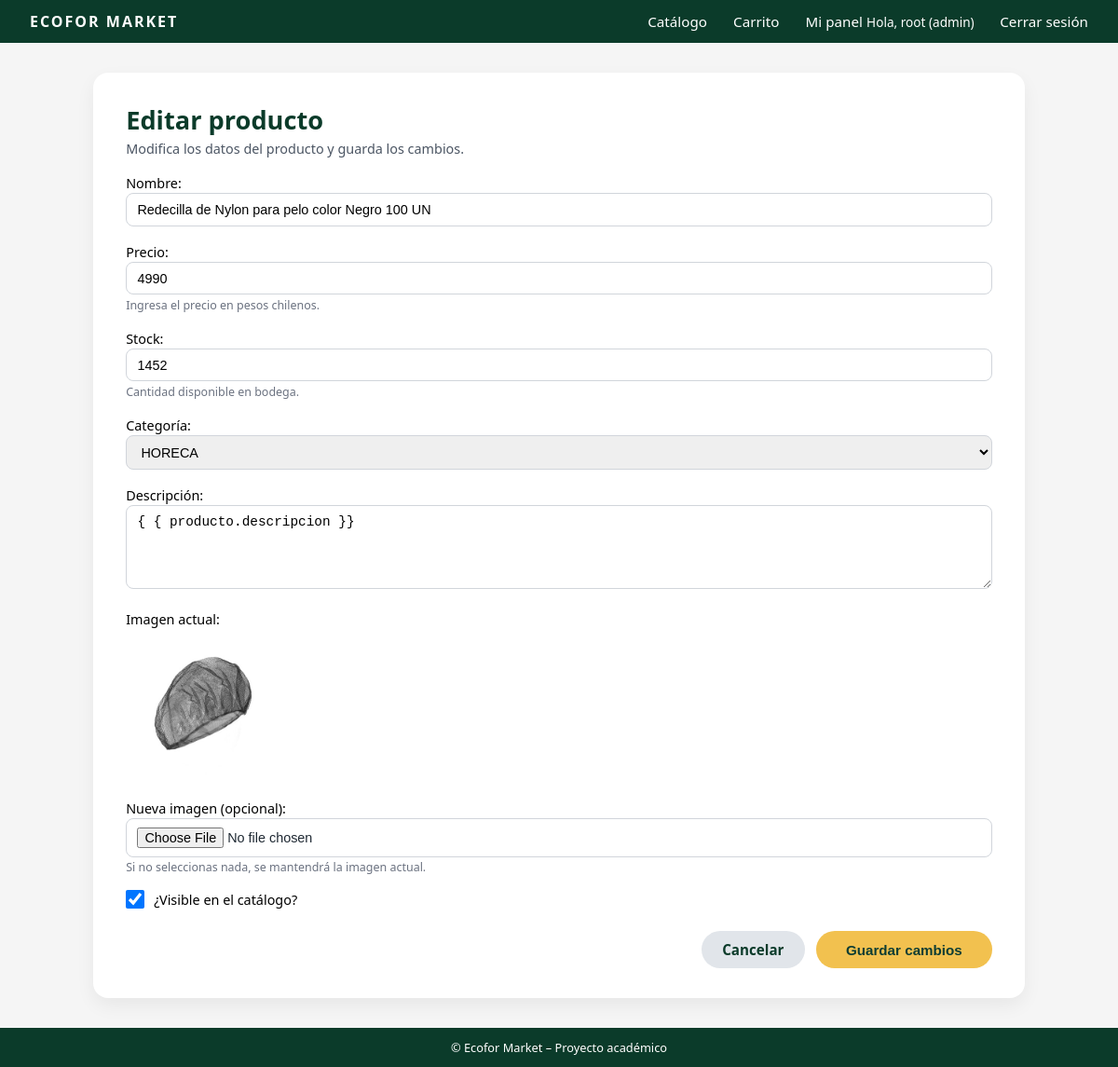
Page /productos/admin-editar/22/ (signed in) on the committed database.
### usuarios/models.py (models this page shows, shortened)
class Usuario(AbstractUser):
    TIPO_CLIENTE = [
        ("natural", "Persona Natural"),
        ("empresa", "Empresa"),
        ("admin", "Administrador"),
        ("atencion_cliente", "Atención al Cliente"),
    ]
    rut = models.CharField(max_length=12, unique=True, blank=True, null=True)
    tipo_cliente = models.CharField(
        max_length=20,
        choices=TIPO_CLIENTE,
        default="natural"
    )

### productos/models.py (models this page shows, shortened)
class Producto(models.Model):
    CATEGORIAS = [
        ("Papelería y Dispensadores", (
            ("higienicos", "Higiénicos"),
            ("toallas_papel", "Toallas de papel"),
            ("servilletas", "Servilletas"),
            ("panuelos", "Pañuelos"),
            ("panos", "Paños"),
            ("sabanillas", "Sabanillas"),
            ("dispensadores", "Dispensadores"),
        )),
        ("Artículos de Aseo", (
            ("contenedores", "Contenedores"),
            ("basureros", "Basureros"),
            ("articulos_limpieza", "Artículos de limpieza"),
            ("aseo", "Aseo"),
        )),
        ("Productos Químicos", (
            ("pisos", "Pisos"),
            ("limpiadores", "Limpiadores"),
            ("desodorante", "Desodorante Ambiental"),
            ("automotriz", "Automotriz"),
            ("lavanderia", "Lavandería"),
        )),
        ("Seguridad y Horeca", (
            ("epp", "Elementos de Protección Personal (EPP)"),
            ("horeca", "HORECA (Hoteles, Restaurantes, Cafeterías)"),
        )),
    ]
    nombre = models.CharField(max_length=100)
    descripcion = models.TextField(blank=True, verbose_name="Descripción")
    precio = models.PositiveIntegerField(verbose_name="Precio")
    stock = models.PositiveIntegerField(default=0)
    categoria = models.CharField(max_length=50, choices=CATEGORIAS, default="limpiadores")
    activo = models.BooleanField(default=True)
    descuento = models.IntegerField(default=0, verbose_name="Descuento (%)")
    imagen = models.ImageField(
        upload_to="productos/",
        blank=True,
        null=True,
        verbose_name="Imagen del producto"
    )
    creado = models.DateTimeField(auto_now_add=True)
    actualizado = models.DateTimeField(auto_now=True)
    class Meta:
        verbose_name = "Producto"
        verbose_name_plural = "Productos"
        ordering = ["-creado"]

### usuarios/decoradores.py (the view)
        def _wrapped_view(request, *args, **kwargs):
            user = request.user
            if not user.is_authenticated:
                return redirect("login")
            if user.is_superuser:
                return view_func(request, *args, **kwargs)
            if user.tipo_cliente not in roles_permitidos:
                raise PermissionDenied
            return view_func(request, *args, **kwargs)

### productos/forms.py
class ProductoForm(forms.ModelForm):
    class Meta:
        model = Producto
        fields = ['nombre', 'precio', 'stock', 'categoria', 'descripcion', 'imagen', 'activo']
        widgets = {
            'nombre': forms.TextInput(attrs={'class': 'form-input'}),
            'precio': forms.NumberInput(attrs={'class': 'form-input'}),
            'stock': forms.NumberInput(attrs={'class': 'form-input'}),
            'categoria': forms.Select(attrs={'class': 'form-select'}),
            'descripcion': forms.Textarea(attrs={'class': 'form-textarea', 'rows': 3}),
        }

### productos/views.py (called while the page is built)
@admin_required
def editar_producto(request, id):
    producto = get_object_or_404(Producto, id=id)
    if request.method == "POST":
        form = ProductoForm(request.POST, request.FILES, instance=producto)
        if form.is_valid():
            form.save()
            return redirect("listar_productos")
    else:
        form = ProductoForm(instance=producto)
    return render(request, "productos/editar.html", {"form": form, "producto": producto})

### usuarios/decoradores.py (called while the page is built)
def rol_requerido(roles_permitidos):
    def decorator(view_func):
        def _wrapped_view(request, *args, **kwargs):
            user = request.user
            if not user.is_authenticated:
                return redirect("login")
            if user.is_superuser:
                return view_func(request, *args, **kwargs)
            if user.tipo_cliente not in roles_permitidos:
                raise PermissionDenied
            return view_func(request, *args, **kwargs)
        return _wrapped_view
    return decorator

### productos/templates/productos/editar.html (shortened to what this page needs)
{% extends 'core/base.html' %}
{% block content %}
<div class="admin-page-container">
  <div class="admin-card form-card">
    <h1 class="admin-title">Editar producto</h1>
    <p class="admin-subtitle">
      Modifica los datos del producto y guarda los cambios.
    </p>
    <form method="POST" enctype="multipart/form-data">
      <div class="form-group">
        <label class="form-label-crear">Nombre:</label>
        <input type="text" name="nombre" value="{{ producto.nombre }}" required>
      </div>
      <div class="form-group">
        <label class="form-label-crear">Precio:</label>
        <input type="number" name="precio" step="0.01" value="{{ producto.precio }}" required>
        <small class="form-help">Ingresa el precio en pesos chilenos.</small>
      </div>
      <div class="form-group">
        <label class="form-label-crear">Stock:</label>
        <input type="number" name="stock" value="{{ producto.stock }}" required>
        <small class="form-help">Cantidad disponible en bodega.</small>
      </div>
      <div class="form-group">
        <label class="form-label-crear">Categoría:</label>
        <select name="categoria" required>
            <optgroup label="Seguridad y Horeca">
                <option value="horeca" {% if producto.categoria == 'horeca' %}selected{% endif %}>HORECA</option>
            </optgroup>
        </select>
      </div>
      <div class="form-group">
        <label class="form-label-crear">Descripción:</label>
        <textarea name="descripcion">{ { producto.descripcion }}</textarea>
      </div>
      {% if producto.imagen %}
      <div class="form-group">
        <label class="form-label-crear">Imagen actual:</label><br>
        <img src="{{ producto.imagen.url }}" alt="{{ producto.nombre }}" style="max-width: 160px; border-radius: 8px;">
      </div>
      {% endif %}
      <div class="form-group">
        <label class="form-label-crear">Nueva imagen (opcional):</label>
        <input type="file" name="imagen" accept="image/*">
        <small class="form-help">Si no seleccionas nada, se mantendrá la imagen actual.</small>
      </div>
      <div class="form-group" style="display: flex; align-items: center; gap: 10px; margin-top: 15px;">
        <input type="checkbox" name="activo" id="id_activo"
               {% if producto.activo %}checked{% endif %}
               style="width: 20px; height: 20px;">
        <label for="id_activo" class="form-label-crear" style="margin-bottom: 0;">¿Visible en el catálogo?</label>
      </div>
      <div class="form-actions">
        <a href="{% url 'listar_productos' %}" class="btn btn-secondary">Cancelar</a>
        <button type="submit" class="btn btn-primary">Guardar cambios</button>
      </div>
    </form>
  </div>
</div>
{% endblock %}

### core/templates/core/base.html (shortened to what this page needs)
{% load static %}
<!DOCTYPE html>
<html>
<head>
    <link rel="stylesheet" href="{% static 'core/css/styles.css' %}">
</head>
<body>
<div class="site-wrapper">
    <header>
        <nav class="navbar">
            <div class="navbar-logo">
                <a href="{% url 'home' %}">ECOFOR MARKET</a>
            </div>
            <div class="navbar-nav">
                <a href="{% url 'catalogo_productos' %}">Catálogo</a>
                {% if user.is_authenticated %}
                    <a href="{% url 'ver_carrito' %}">Carrito</a>
                    <a href="{% url 'dashboard' %}">Mi panel</a>
                    <span class="navbar-user">
                        Hola, {{ user.username }} ({{ user.tipo_cliente }})
                    </span>
                    <a href="{% url 'logout' %}">Cerrar sesión</a>
                {% else %}
                    <a href="{% url 'login' %}">Iniciar sesión</a>
                    <a href="{% url 'registrar' %}">Crear cuenta</a>
                {% endif %}
            </div>
        </nav>
    </header>
    <main>
        {% block content %}{% endblock %}
    </main>
    <footer class="footer">
        © {{ now|date:"Y" }} Ecofor Market – Proyecto académico
    </footer>
</div>
</body>
</html>

### staticfiles/core/css/styles.css (style rules this page uses)
* { margin: 0; padding: 0; box-sizing: border-box; }
body { font-family: system-ui, -apple-system, BlinkMacSystemFont, "Segoe UI", sans-serif; background-color: #f5f5f5; color: #1f2933; }
.site-wrapper { min-height: 100vh; display: flex; flex-direction: column; }
main { flex: 1; }
.navbar { background-color: #0b3b2a; color: #ffffff; padding: 0.75rem 2rem; display: flex; align-items: center; justify-content: space-between; }
.navbar-logo { font-weight: 700; letter-spacing: 2px; }
.navbar-nav a { color: #ffffff; text-decoration: none; margin-left: 1.5rem; font-size: 0.95rem; }
.navbar-user { font-size: 0.85rem; }
.navbar-logo a { text-decoration: none; color: inherit; font-weight: bold; display: block; }
.btn { display: inline-block; padding: 0.6rem 1.4rem; border-radius: 999px; border: none; cursor: pointer; font-size: 0.95rem; font-weight: 600; text-decoration: none; text-align: center; }
.btn-primary { background-color: #f2c14f; color: #0b3b2a; }
.btn-secondary { background-color: #e1e5ea; color: #0b3b2a; }
.form-group { margin-bottom: 1rem; }
.form-label-crear { font-size: 0.9rem; margin-bottom: 0.3rem; color: #000000; font-weight: 500; }
.footer { background-color: #0b3b2a; color: #ffffff; text-align: center; padding: 0.75rem; font-size: 0.8rem; }
.btn-primary { padding: 0.7rem 2rem; background: #f2c14f; border-radius: 50px; text-decoration: none; font-weight: bold; color: #0d3d33; transition: 0.2s; }
.admin-page-container { display: flex; justify-content: center; padding: 2rem 1rem; }
.admin-card { width: 100%; max-width: 1000px; background-color: #ffffff; border-radius: 16px; padding: 2rem 2.2rem; box-shadow: 0 8px 20px rgba(0,0,0,0.06); }
.admin-title { font-size: 1.7rem; color: #0b3b2a; }
.admin-subtitle { font-size: 0.9rem; color: #4b5563; margin-top: 0.2rem; }
.admin-title { font-size: 1.7rem; color: #0b3b2a; margin: 0; }
.form-card form { margin-top: 1rem; }
.form-group input[type="text"], .form-group input[type="number"], .form-group input[type="file"], .form-group input[type="email"], .form-group select, .form-group textarea { width: 100%; padding: 0.55rem 0.7rem; border-radius: 8px; border: 1px solid #d1d5db; font-size: 0.9rem; }
.form-group textarea { min-height: 90px; resize: vertical; }
.form-help { display: block; font-size: 0.78rem; color: #6b7280; margin-top: 0.15rem; }
.form-actions { margin-top: 1.5rem; display: flex; justify-content: flex-end; gap: 0.75rem; }

### rows in the picture
Usuario: username "root", tipo_cliente "admin"
Producto: nombre "Redecilla de Nylon para pelo color Negro 100 UN", precio "4990", stock "1452", categoria "HORECA", imagen (picture), activo "☑"
